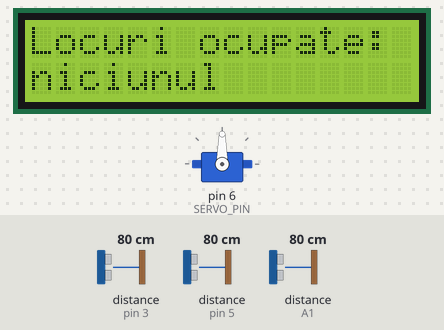
A sketch run on a simulated Arduino Uno, built with avr-gcc and run on an emulated ATmega328P. Parts: 16×2 character LCD, servo. Wiring (inferred from the names in the program): 3 × ultrasonic range finder: trigger pin 2, echo pin 3 / trigger pin 4, echo pin 5 / trigger A0, echo A1. The test bench sets the inputs (shaded band); at power-on: distance to the obstacle (sensors on pin 3, pin 5, A1) 80 cm. The echo pulse lasts 58.3 µs per cm.

Above: at 3.2 s.
3.3 s: distance to the obstacle (sensor on pin 3) set to 12 cm
4.8 s: distance to the obstacle (sensor on pin 3) set to 9 cm
At 6.2 s:
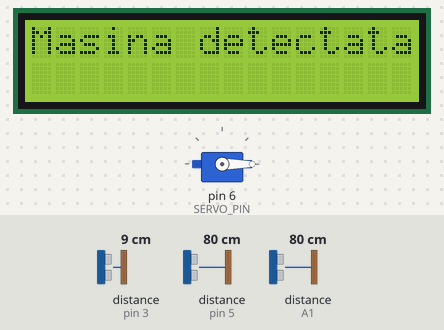
6.5 s: distance to the obstacle (sensor on pin 5) set to 2 cm
At 9.18 s:
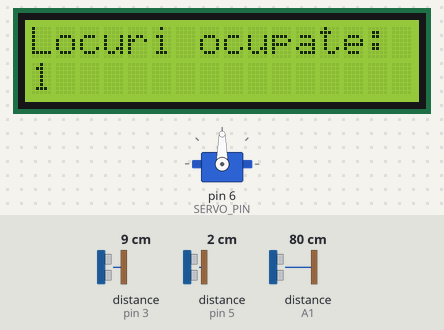
9.5 s: distance to the obstacle (sensor on pin 5) set to 7 cm
11.2 s: distance to the obstacle (sensor on pin 5) set to 10 cm
At 12.6 s:
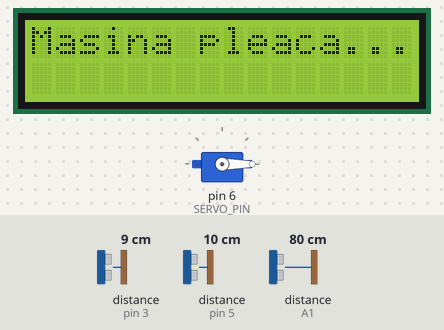
13.1 s: distance to the obstacle (sensor on A1) set to 2 cm
At 15.78 s:
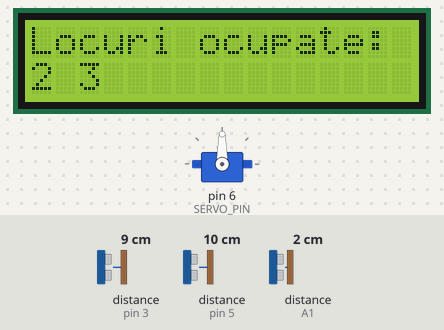
Timing chart, 0 to 17.1 s (numbered marks = the images above; inputs shaded):
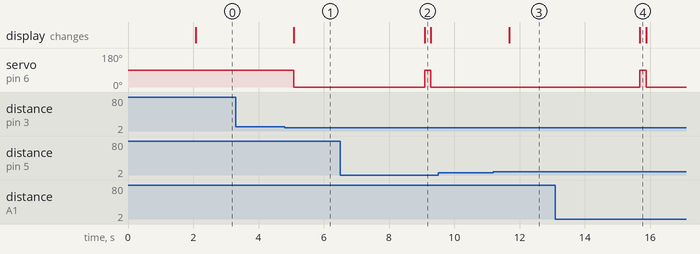

Measured:
- the behaviour switches between 11 and 10 cm on distance to the obstacle (sensor on pin 3) (found by bisection; images 0 and 1)
- the behaviour switches between 8 and 9 cm on distance to the obstacle (sensor on pin 5) (found by bisection; images 2 and 3)
- after the input at 3.3 s, every drawn part: stays the same
- after the input at 4.8 s, servo on pin 6 (SERVO_PIN): 90° → 0° after 0.29 s; the display: changes after 0.29 s (image 1)
- after the input at 6.5 s, the display: changes after 2.6 s (image 2)
- after the input at 9.5 s, every drawn part: stays the same
- after the input at 11.2 s, the display: changes after 0.48 s (image 3)

The sketch:

parking_spots_monitor.ino
```cpp
#include <LiquidCrystal.h>
#include <Servo.h>

#define TRIG1 2
#define ECHO1 3
#define TRIG2 4
#define ECHO2 5
#define SERVO_PIN 6
#define TRIG3 A0
#define ECHO3 A1

LiquidCrystal lcd(7, 8, 9, 10, 11, 12);
Servo bariera;

const int ANGLE_OPEN = 0;                        // ridică bariera
const int ANGLE_CLOSED = 90;                     // coboară bariera
const unsigned long TIMP_BARIERA_DESCHISA = 4000;  // ms
const unsigned long PERIOADA_CITIRE = 200;         // ms între serii de măsurători
const byte CONFIRMARI = 3;                         // câte citiri la rând confirmă o schimbare

bool bariereDeschisa = false;
unsigned long momentDeschidere = 0;
unsigned long ultimaCitire = 0;
byte maskConfirmat = 0;     // bit0 = loc 1, bit1 = loc 2, bit2 = loc 3
byte maskCandidat = 0;
byte nrConfirmari = 0;
byte nrIntrare = 0;

long readDistanceCM(int trigPin, int echoPin) {
  digitalWrite(trigPin, LOW);
  delayMicroseconds(2);
  digitalWrite(trigPin, HIGH);
  delayMicroseconds(10);
  digitalWrite(trigPin, LOW);

  long duration = pulseIn(echoPin, HIGH, 30000);   // 0 = fără ecou (timeout)
  long distance = duration * 0.034 / 2;
  return distance;
}

void afiseazaStatus(byte mask) {
  lcd.clear();
  lcd.setCursor(0, 0);
  lcd.print("Locuri ocupate:");
  lcd.setCursor(0, 1);
  if (mask & 1) lcd.print("1 ");
  if (mask & 2) lcd.print("2 ");
  if (mask & 4) lcd.print("3 ");
  if (mask == 0) lcd.print("niciunul");
}

// ridică bariera și pornește cronometrul (se închide în loop)
void deschideBariera(const char *mesaj) {
  lcd.clear();
  lcd.print(mesaj);
  bariera.write(ANGLE_OPEN);
  bariereDeschisa = true;
  momentDeschidere = millis();
}

void setup() {
  lcd.begin(16, 2);
  bariera.attach(SERVO_PIN);
  bariera.write(ANGLE_CLOSED);        // pornim cu bariera jos
  pinMode(TRIG1, OUTPUT);
  pinMode(ECHO1, INPUT);
  pinMode(TRIG2, OUTPUT);
  pinMode(ECHO2, INPUT);
  pinMode(TRIG3, OUTPUT);
  pinMode(ECHO3, INPUT);
  lcd.print("Sistem parcare");
  delay(2000);
  afiseazaStatus(0);
}

void loop() {
  unsigned long acum = millis();

  // coboară bariera după 4 secunde
  if (bariereDeschisa && acum - momentDeschidere >= TIMP_BARIERA_DESCHISA) {
    bariera.write(ANGLE_CLOSED);
    bariereDeschisa = false;
    afiseazaStatus(maskConfirmat);
  }

  if (acum - ultimaCitire < PERIOADA_CITIRE) return;
  ultimaCitire = acum;

  long distIntrare = readDistanceCM(TRIG1, ECHO1);
  long distSenzor2 = readDistanceCM(TRIG2, ECHO2); // Loc 1 & 2
  long distSenzor3 = readDistanceCM(TRIG3, ECHO3); // Loc 2 & 3

  // Ridica bariera la intrare (2 citiri la rând)
  if (distIntrare > 0 && distIntrare <= 9) {
    if (nrIntrare < 2) nrIntrare++;
  } else {
    nrIntrare = 0;
  }
  if (nrIntrare >= 2 && !bariereDeschisa) {
    deschideBariera("Masina detectata");
    nrIntrare = 0;
  }

  // pragurile calibrate manual (la numere întregi, >7.1 = >7 și >11.1 = >11)
  bool loc1 = false, loc2 = false, loc3 = false;

  if (distSenzor2 > 0 && distSenzor2 <= 7) loc1 = true;

  if ((distSenzor2 > 7 && distSenzor2 <= 16) ||
      (distSenzor3 > 11 && distSenzor3 <= 20)) loc2 = true;

  if (distSenzor3 > 0 && distSenzor3 <= 10) loc3 = true;

  byte mask = (loc1 ? 1 : 0) | (loc2 ? 2 : 0) | (loc3 ? 4 : 0);

  // o schimbare se acceptă după 3 citiri la rând, ca un ecou greșit să nu deschidă bariera
  if (mask == maskCandidat) {
    if (nrConfirmari < CONFIRMARI) nrConfirmari++;
  } else {
    maskCandidat = mask;
    nrConfirmari = 1;
  }

  if (nrConfirmari >= CONFIRMARI && maskCandidat != maskConfirmat) {
    bool pleaca = (maskConfirmat & ~maskCandidat) != 0;   // un loc a trecut din ocupat în liber
    maskConfirmat = maskCandidat;
    if (pleaca) {
      deschideBariera("Masina pleaca...");
    } else if (!bariereDeschisa) {
      afiseazaStatus(maskConfirmat);
    }
  }
}
```
